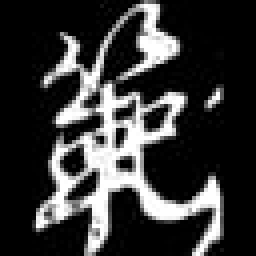
#> input picture fan_original.jpeg, 64 x 64 px (shown 4 times larger)
$ jupyter execute --allow-errors figure_5_kministFan_large_flatten-Apr01_1205-cutoff.ipynb   (shell and % lines are left out)
#> lines starting #> are read from the running program, lines starting #| are printed output that depends on the picture
### correct_final_code_feb24.py
import numpy as np
from numpy.linalg import norm, inv
import time
import math
from tensorflow import keras
from matplotlib.pyplot import imread
import matplotlib.image as mpimg
import matplotlib.pyplot as plt
from skimage.color import rgb2gray


def conv_by_definition_Nov18(image, kernel_given):
    kernel_given = np.flip(kernel_given)
    mat_should = np.zeros(image.shape, dtype = np.complex)
    input_image = np.pad(image,((1, 1), (1, 1)), 'constant')
    for xi in range(image.shape[0]):
        for yi in range(image.shape[1]):
            img_patch = input_image[xi:xi+3, yi:yi+3]
            mat_should[xi, yi] = np.sum(kernel_given*img_patch)
    return mat_should


def kernel_to_array_0217(in_dim, kernel_given):
    # it is only how we address it.
    k_dim = kernel_given.shape[0]
    z_dim = in_dim - k_dim
    # now we know how many columns we need to do
    kernel_arr_pos = np.concatenate([[kernel_given[1,2]], np.zeros(z_dim), kernel_given[2,:]])
    kernel_arr_neg = np.concatenate([kernel_given[0,:], np.zeros(z_dim), [kernel_given[1,0]]])
    kernel_arr_neg = kernel_arr_neg[::-1]
    kernel_0 = kernel_given[1,1]
    return kernel_arr_neg, kernel_arr_pos, kernel_0
# so we don't need to do the flip anymore. Just let it be


def populate_matrix_posNeg(dim, XvecNeg, XvecPos, X0):
    Xmat = np.identity(dim)*X0
    i = np.arange(0, dim)
    for ik in range(XvecPos.shape[0]):
        i1 = i[:-ik-1]
        Xmat[i1, i1+ik+1] = XvecNeg[ik]
        Xmat[i1+ik+1, i1] = XvecPos[ik]
    return Xmat


# [8 lines left out: function givenKerBig_conv_results_Nov18, not called in this run]


# inverse part

def expand_Xvec_0718(XvecPos, XvecNeg, X0, theta):
    XvecNeg = XvecNeg[::-1]
    totalK = XvecPos.shape[0] + XvecNeg.shape[0] + 1
    kSeries = np.linspace(-XvecNeg.shape[0], XvecPos.shape[0], totalK)
    kSeries = np.reshape(kSeries, (-1, 1))
    theta = theta.reshape(1, -1)
    x_complex = np.concatenate((XvecNeg, [X0], XvecPos), axis=0)
    x_complex = np.reshape(x_complex, (-1, 1))
    output = x_complex*np.exp(1j*kSeries*theta)
    return np.sum(output, axis=0)


def inv_trans_matrix_0718(XvecPos, XvecNeg, X0, YDim):
    N_theta = 40000
    theta_sample = np.linspace(0, 2*np.pi, N_theta, endpoint = False) + 1E-3
    theta_sample = theta_sample.reshape(-1, 1)
    yn = np.arange(0, YDim-1)
    yn = yn.reshape(1, -1)
    denom = expand_Xvec_0718(XvecPos, XvecNeg, X0, theta_sample)
    denom = denom.reshape(-1, 1)
    vec_tempPos = np.exp(-1j*(yn+1)*theta_sample)/denom
    vec_tempNeg = np.exp(1j*(yn+1)*theta_sample)/denom

    YposVec = 1/2/np.pi*np.trapz(vec_tempPos, theta_sample, axis = 0)
    YnegVec = 1/2/np.pi*np.trapz(vec_tempNeg, theta_sample, axis = 0)
    theta_sample = np.linspace(0, 2*np.pi, N_theta, endpoint = False) + 1E-3
    vec_tempZero = 1/expand_Xvec_0718(XvecPos, XvecNeg, X0, theta_sample)
    Y0 = 1/2/np.pi*np.trapz(vec_tempZero, theta_sample, axis = 0)
    return YposVec, YnegVec, Y0

# get into the angle part and without angle


def from_S_get_kappa_0718(kernel_arr_pos, kernel_arr_neg, kernel_0, norm_fac, YDim):
    kernel_0 = kernel_0/norm_fac - 1
    kernel_arr_pos = kernel_arr_pos/norm_fac
    kernel_arr_neg = kernel_arr_neg/norm_fac
    YposVec, YnegVec, Y0 = inv_trans_matrix_0718(kernel_arr_pos, kernel_arr_neg, kernel_0, YDim)
    kappa0 = 1j*Y0*2
    kappa_pos = 1j*YposVec*2
    kappa_neg = 1j*YnegVec*2
    return kappa_pos, kappa_neg, kappa0


# done
def find_modulate_AmpPha_0718_without_angle(kappa_pos, kappa_neg, kappa0):
    # kappa matrix itself
    A_list = np.zeros(len(kappa_pos))
    B_list = np.zeros(len(kappa_pos))
    comp_scale = np.max(abs(kappa_pos))
    # now we take the phase as some fixed value

    for m in np.arange(0, len(kappa_pos)):
        kpm = kappa_pos[m]
        kmm = kappa_neg[m]
        A_list[m] = np.real(-1j*(kpm + np.conjugate(kmm)))
        B_list[m] = np.real(-1j*(kpm - np.conjugate(kmm)))

    gamma0 = 1j*kappa0-1
    return A_list, B_list, gamma0


def forward_build_Xvec_0718_without_angle(A_list, B_list, gamma0):
    kappa_pos = np.zeros(A_list.shape[0], dtype=complex)
    kappa_neg = np.zeros(A_list.shape[0], dtype=complex)
    for mi in range(kappa_pos.shape[0]):
        Am = A_list[mi]
        Bm = B_list[mi]
        kappa_pos[mi] = Am/2*np.exp(1j*np.pi/2) + Bm/2*np.exp(1j*np.pi/2)
        kappa_neg[mi] = Am/2*np.exp(-1j*np.pi/2) - Bm/2*np.exp(-1j*np.pi/2)
    kappa0 = -1j*(gamma0+1)

    return kappa_pos, kappa_neg, kappa0

def from_kappa_get_S_0718(kappa_pos, kappa_neg, kappa0, norm_fac, dim):

    kernel_arr_posBuild, kernel_arr_negBuild, kernel_0Build = inv_trans_matrix_0718(kappa_pos, kappa_neg, kappa0, dim)

    kernel_0Build = (2j*kernel_0Build+1)*norm_fac
    kernel_arr_posBuild = 2j*kernel_arr_posBuild*norm_fac
    kernel_arr_negBuild = 2j*kernel_arr_negBuild*norm_fac

    return kernel_arr_posBuild, kernel_arr_negBuild, kernel_0Build


# with angle

# [55 lines left out: functions find_modulate_AmpPha_0718_with_angle, forward_build_Xvec_0718_with_angle, causality_metric, not called in this run]


def input_output_image_conv_large(input_image, L, K):

    W = input_image.shape[1]
    H = input_image.shape[0]
    dim = int((W-(K - 1))/(L-(K - 1)))*L*H

    loop_times = int((W - (K - 1))/(L-(K - 1)))
    stride = int(L - (K - 1))
#     print(dim)

    i = np.arange(0, dim)
#     print(loop_times)
    for i in range(loop_times):
        arr1 = input_image[:, stride*i:L+stride*i].flatten()
        if i == 0:
            arr_input = arr1
        else:
            arr_input = np.concatenate((arr_input, arr1))

    return arr_input, dim


# [87 lines left out: functions input_output_slice_output_0301, kernel_flatten_3D, conv_by_definition_3D_Mar7, plot_matrix, not called in this run]

### figure_5_kministFan_large_flatten-Apr01_1205-cutoff.ipynb
[cell 1]
import numpy as np
from numpy.linalg import norm, inv
import time
import math
from correct_final_code_feb24 import *
import matplotlib.image as mpimg
import matplotlib.pyplot as plt
from skimage.color import rgb2gray

[cell 2]
# X_gray = np.random.rand(2,4)*256
# large.png

Xread = mpimg.imread('fan_original.jpeg')
#> Xread is the input picture: shape (64, 64, 3); min 0, max 255, mean 55.1
from skimage.color import rgb2gray
X_gray = rgb2gray(Xread)
# X_gray = X_gray[90:170, 30:190]
plt.imshow(X_gray, cmap = 'gray')
plt.axis('off')
plt.colorbar()
plt.rcParams.update({'font.size': 28})
plt.rcParams['font.family'] = 'Times New Roman'
# plt.savefig('result_all_correct_Mar11/original_Fan_Mar28.pdf', bbox_inches='tight')
plt.show()
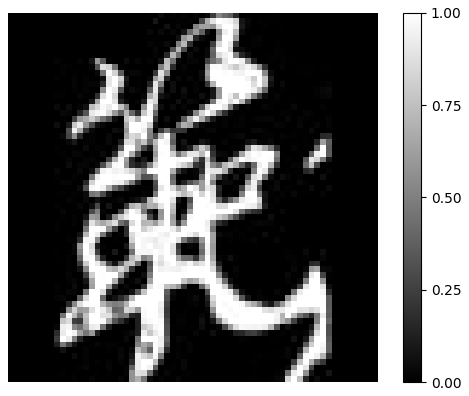
#> figure drawn by matplotlib, 2 panels

# plt.colorbar()
print(X_gray.shape)
#| (64, 64)

[cell 3]
L = 18
kernel_given = np.array([[0, -1, 0],
                         [-1, 4, -1],
                         [0, -1, 0]])
input_image = np.pad(X_gray,((1, 1), (1, 1)),'constant')
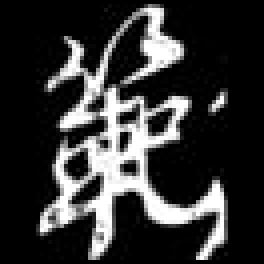
#> input_image: shape (66, 66) float64 (shown 4 times larger); min 0, max 1, mean 0.203

K = kernel_given.shape[1]
W = input_image.shape[1]
#> W = 66
H = input_image.shape[0]
#> H = 66
dim = int((W-(K - 1))/(L-(K - 1)))*L*H
#> dim = 4752

print(dim)
#| 4752

a_input, dim = input_output_image_conv_large(input_image, L, K)
#> a_input = 4752 values, max 1 at index 305, min 0 at index 0, mean 0.206
print(dim)
#| 4752

gamma_e = np.log(2)/4/np.pi # in the unit of Omega
gamma_e_t_R = gamma_e*2*np.pi

image = X_gray
in_dim = L
kernel_arr_neg, kernel_arr_pos, kernel_0 = kernel_to_array_0217(in_dim,
                                                                kernel_given)

kernel_big_should = populate_matrix_posNeg(dim, kernel_arr_neg,
                                           kernel_arr_pos, kernel_0)
#> in populate_matrix_posNeg, `Xmat = np.identity(dim)*X0`:
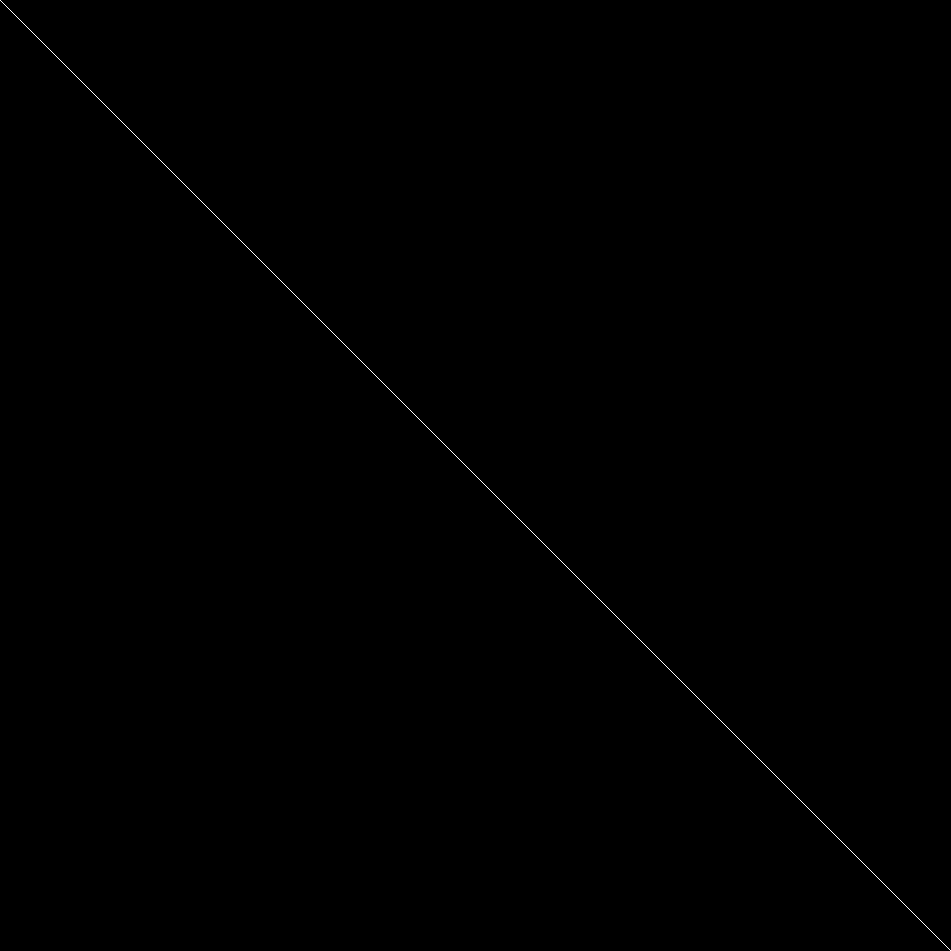
#> Xmat: shape (4752, 4752) float64 (shown at 1/5 size); values 0 (black) and 4 (white), 0.02% white in thin lines or dots
#> after the loop in populate_matrix_posNeg, `for ik in range(XvecPos.shape[0]):`:
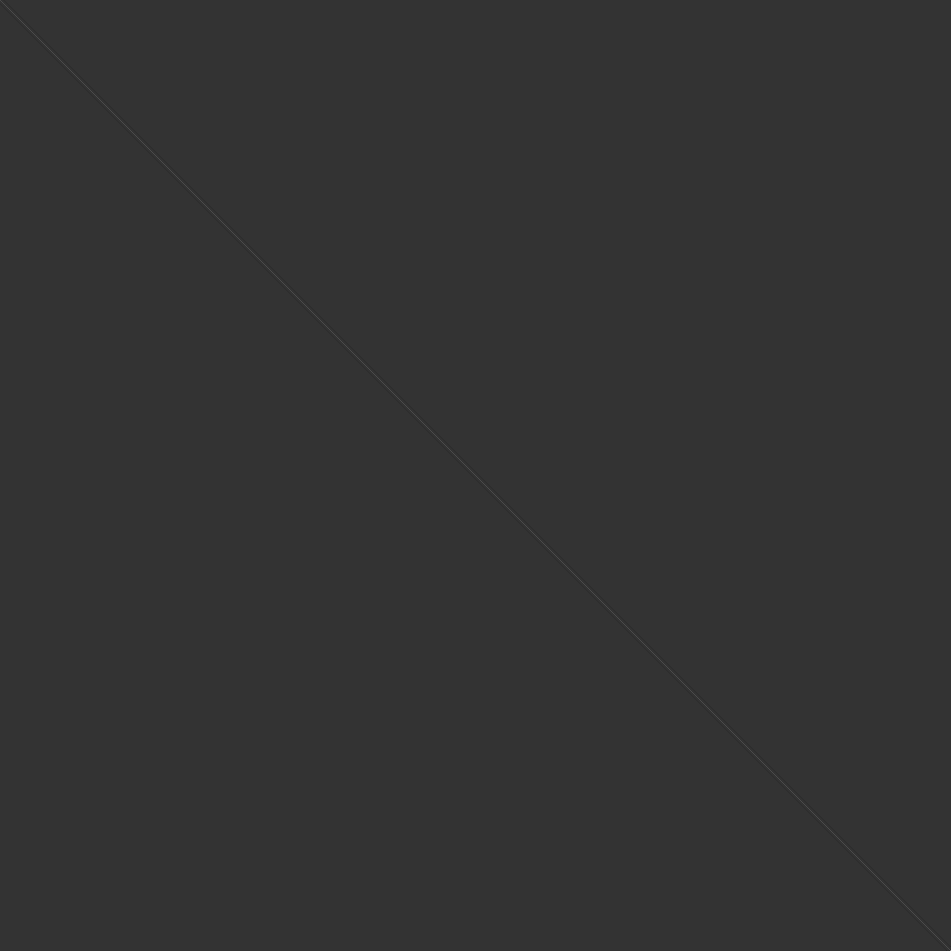
#> Xmat: shape (4752, 4752) float64 (shown at 1/5 size); min -1, max 4, mean 1.68e-06; drawn with min black and max white

[cell 4]
norm_fac = 8.781027653077974
#
YDim = 500
kappa_pos, kappa_neg, kappa0 = from_S_get_kappa_0718(kernel_arr_pos, kernel_arr_neg,
                                                     kernel_0, norm_fac, YDim)
# kappa is in the unit of gamma_e

A_list, B_list, gamma0 = find_modulate_AmpPha_0718_without_angle(kappa_pos,
                                                                 kappa_neg, kappa0)

[cell 5]
B_list[0:50]

[cell 6]
cutoff_1 = 50
A_list1 = A_list[:cutoff_1]
B_list1 = B_list[:cutoff_1]

alpha_list1 = np.pi/2*np.ones_like(A_list1)
beta_list1 = np.pi/2*np.ones_like(A_list1)

kappa_posBuil1, kappa_negBuil1, kappa0Buil1 = forward_build_Xvec_0718_without_angle(A_list1,
                                                                                    B_list1,
                                                                                    gamma0)
norm_fac_from_now = 1

kernel_arr_posBuil1, kernel_arr_negBuil1, kernel_0Buil1 = from_kappa_get_S_0718(kappa_posBuil1,
                                                                                kappa_negBuil1,
                                                                                kappa0Buil1,
                                                                                norm_fac_from_now, YDim)

kernel_big_buil1 = populate_matrix_posNeg(dim, kernel_arr_negBuil1,
                                          kernel_arr_posBuil1, kernel_0Buil1)

print(gamma0*gamma_e)

[cell 7]
alpha_list = np.pi/2*np.ones_like(A_list)
beta_list = np.pi/2*np.ones_like(A_list)

kappa_posBuild, kappa_negBuild, kappa0Build = forward_build_Xvec_0718_without_angle(A_list,
                                                                                    B_list,
                                                                                    gamma0)
norm_fac_from_now = 1

#> (the rest of this cell did not finish here and is left out)


kernel_big_built = populate_matrix_posNeg(dim, kernel_arr_negBuild,
                                          kernel_arr_posBuild, kernel_0Build)

#> (a cell that did not finish here is left out)

[cell 9]
# [18 lines of commented-out code are left out]

[cell 10]
# [14 lines of commented-out code are left out]

[cell 11]
# fig, axs = plt.subplots()
# ax0 = axs
# # result 2
# plt.bar(np.arange(0, len(A_list[:cut_site]),1)+1, alpha_list[:cut_site], fc = 'r', width = 1, label = '$A_m$')
# plt.bar(np.arange(0, len(A_list[:cut_site]),1)+1 + 0.5, beta_list[:cut_site], fc = 'b',  width = 1, label = '$B_m$')

# # plt.legend(prop={'size': 20})
# plt.rc('xtick', labelsize=20)
# plt.rc('ytick', labelsize=20)
# plt.rcParams['font.family'] = 'Times New Roman'
# # ax0.set_yticks([0, 0.05, 0.1])
# # ax0.set_xticks([1, 26, 52])
# plt.legend(frameon=False, prop={'size': 20})
# # plt.savefig('Figure5_Amplitude_right_Fan_Mar8.pdf')
# plt.show()

#> (a cell that did not finish here is left out)

#> (a cell that did not finish here is left out)

#> (a cell that did not finish here is left out)

#> (a cell that did not finish here is left out)

[cell 16]
# modulation
t_list = np.linspace(0, 2*np.pi, num=1000, endpoint=True)
amplitude_list = np.zeros(t_list.shape)
phase_list = np.zeros(t_list.shape)

# for all the t find the max of this
index_list = np.arange(0, len(B_list),1)+1
for ii, t in enumerate(t_list):

    amplitude_list[ii] = sum(B_list*gamma_e_t_R*np.sin(index_list*t + beta_list))-gamma0*gamma_e_t_R
    phase_list[ii] = sum(A_list*gamma_e_t_R*np.cos(index_list*t + alpha_list))

[cell 17]
fig, axs = plt.subplots()
ax0 = axs

plt.plot(t_list, phase_list*gamma_e_t_R,'r',linewidth=2.0, label = 'Phase')
plt.plot(t_list, amplitude_list*gamma_e_t_R, 'b',linewidth=2.0, label = 'Amplitude')

plt.legend(frameon=False, loc='lower right', prop={'size': 20})
plt.rc('xtick', labelsize=20)
plt.rc('ytick', labelsize=20)
# plt.ylim([-0.35, 0.3])
plt.rcParams['font.family'] = 'Times New Roman'
# ax0.set_yticks([0, 0.05, 0.1])
ax0.set_xticks([0, np.pi, np.pi*2])
plt.savefig('result_all_correct_Mar11/Figure5_Fan_modulated_form_Mar28.pdf', bbox_inches='tight')
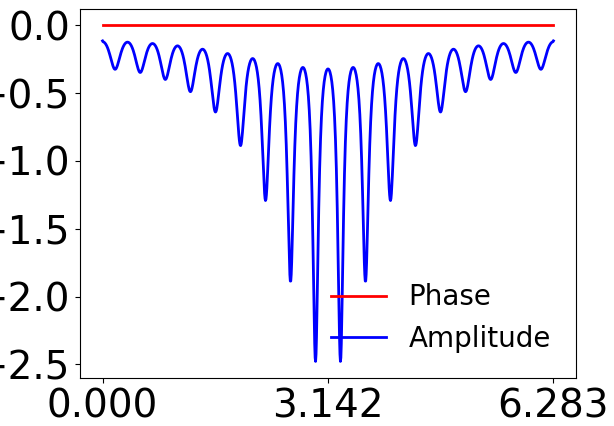
#> figure drawn by matplotlib, 1 panel; curve peaks at x = 4.71, y = 7.19e-17; curve peaks at x = 0, y = -0.114
plt.show()

[cell 18]
out_definition = conv_by_definition_Nov18(image, kernel_given)
